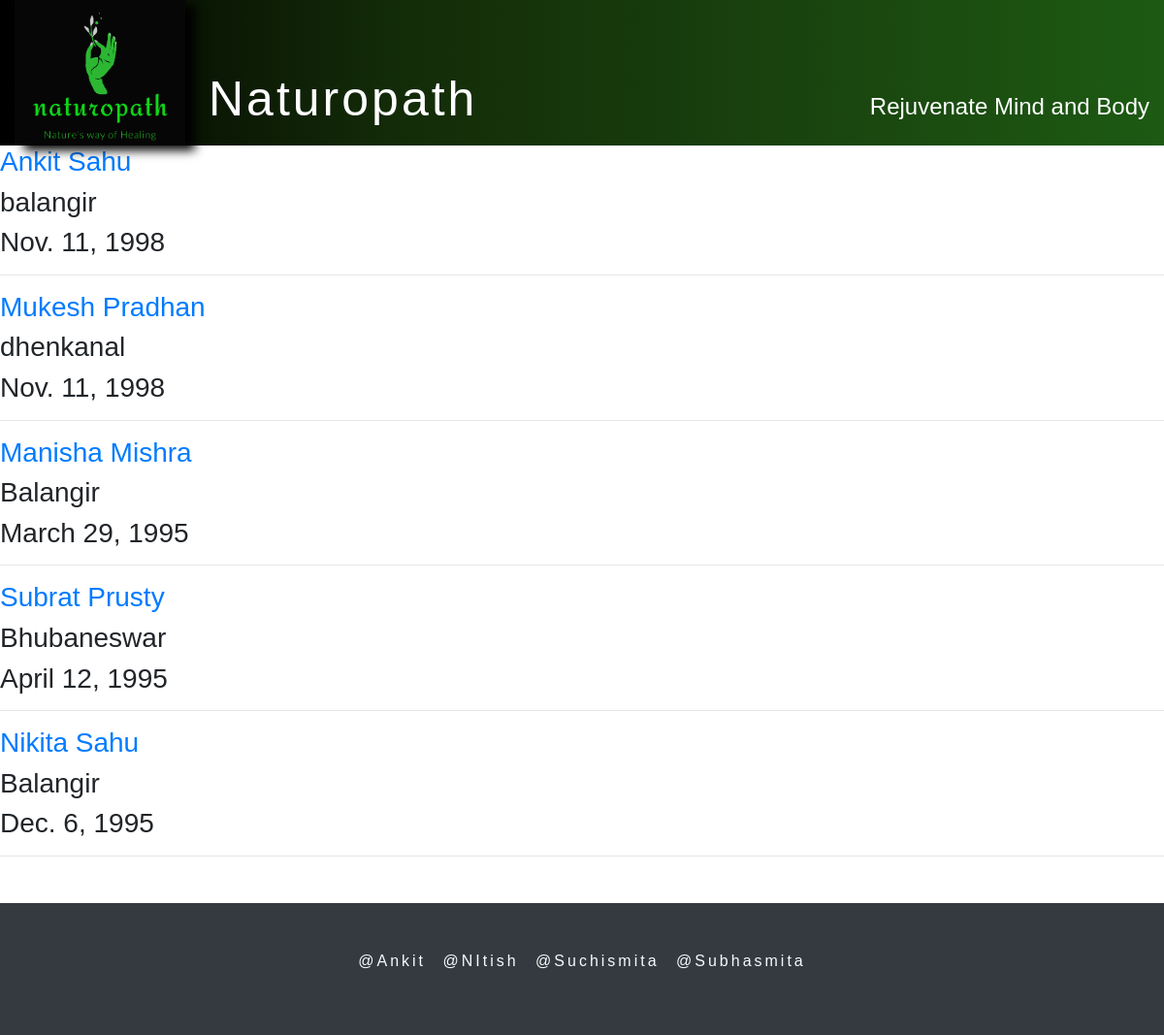
Screenshot of /patient/list/ with the database file from the repository.
### patient/models.py (models this page shows, shortened)
class Patient(models.Model):
    user=models.OneToOneField(
        'auth.user',
        on_delete=models.CASCADE,
    )
    Is_patient = models.BooleanField(default=True)
    Is_doctor = models.BooleanField(default=False)
    name = models.CharField(max_length=50)
    dob = models.DateField(null=True)
    pin = models.IntegerField(null=True)
    address = models.CharField(max_length=100, null=True)
    mobile_no = models.CharField(max_length=13,null=True)
    gender = models.CharField(max_length=10,null=True)
    image = models.ImageField(upload_to='profile_img', blank=True, null=True)

### patient/views.py (the view)
# urls.py: path('list/',views.PatientListView.as_view(), name='list'),
class PatientListView(ListView):
    model = Patient
    template_name = 'patient/PatientList.html'

### patient/templates/patient/PatientList.html (shortened to what this page needs)
{% extends 'patient/p_basic.html' %}
{% load static %}
{% block body %}
    {% for arti in object_list %}
    <div class="article">
        <h3><a href="{% url 'patient_details' arti.pk %}">{{ arti.name }}</a></h3>
        <h3>{{ arti.address }}</h3>
        <h3>{{ arti.dob }}</h3>
        <hr>
    </div>
    {% endfor %}
{% endblock %}

### patient/templates/patient/p_basic.html (shortened to what this page needs)
{% load static %}
<!doctype html>
<html lang="en">
  <head>
	 <link rel="stylesheet" href="https://cdnjs.cloudflare.com/ajax/libs/font-awesome/4.7.0/css/font-awesome.min.css">
    <link rel="stylesheet" href="https://maxcdn.bootstrapcdn.com/bootstrap/4.3.1/css/bootstrap.min.css">
  </head>
  <body style="font-family: Arial, Helvetica, sans-serif;">
	<div class="container-fluid text-white"
		style="background-image: linear-gradient(to right,#000000 , #132b08, #19420e, #1d5a13);">
		<div class="row">
			<div class="col-xl-2 col-lg-2 col-md-3 col-sm-12 col-12 text-sm-center text-center" style="">
				<a href="{% url 'p_Home' %}"><img src="{% static 'patient/logo.png' %}" class="" style="height: 150px;  box-shadow: 10px 5px 10px black;"></a>
			</div>
			<div
				class="col-xl-5 col-lg-5 col-md-4 col-sm-12 col-12">
				<h3 class="text-white text-sm-center text-center text-md-left mt-lg-5 mt-md-5 mt-xl-5 pt-lg-4 pt-xl-4 pt-md-4" style="text-align: left; letter-spacing: 3px; font-size: 50px;">Naturopath</h3>
			</div>
			<div
				class="col-xl-5 col-lg-5 col-md-5 col-sm-12 col-12 align-bottom mt-md-4">
				<h4 class="text-white text-xl-right text-lg-center text-md-right text-md-right text-sm-center text-center mt-2 mt-lg-5 mt-md-5 mt-xl-5 pt-lg-4 pt-xl-4 pt-md-4 " style="font-size: 2vw" >Rejuvenate Mind and Body</h4>
			</div>
		</div>
	</div>
{% block body %}  {% endblock %}
	<footer class="container-fluid pl-0 pr-0">
			<div class="mt-5 p-5 bg-dark text-light text-center">
				<p style="word-spacing: 10px; letter-spacing: 3px;">@Ankit   @NItish   @Suchismita   @Subhasmita</p>
			</div>
		</footer>
  </body>
</html>

### rows the page displays
Patient: name "Ankit Sahu", address "balangir", dob "Nov. 11, 1998"
Patient: name "Mukesh Pradhan", address "dhenkanal", dob "Nov. 11, 1998"
Patient: name "Manisha Mishra", address "Balangir", dob "March 29, 1995"
Patient: name "Subrat Prusty", address "Bhubaneswar", dob "April 12, 1995"
Patient: name "Nikita Sahu", address "Balangir", dob "Dec. 6, 1995"
